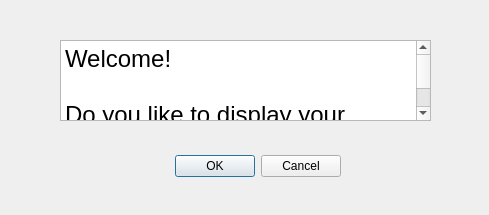
<?xml version="1.0" encoding="UTF-8"?>
<ui version="4.0">
 <class>User_confirm</class>
 <widget class="QDialog" name="User_confirm">
  <property name="geometry">
   <rect>
    <x>0</x>
    <y>0</y>
    <width>489</width>
    <height>215</height>
   </rect>
  </property>
  <property name="windowTitle">
   <string>User_confirm</string>
  </property>
  <widget class="QDialogButtonBox" name="Confirm_Button">
   <property name="geometry">
    <rect>
     <x>0</x>
     <y>150</y>
     <width>341</width>
     <height>32</height>
    </rect>
   </property>
   <property name="orientation">
    <enum>Qt::Horizontal</enum>
   </property>
   <property name="standardButtons">
    <set>QDialogButtonBox::Cancel|QDialogButtonBox::Ok</set>
   </property>
  </widget>
  <widget class="QTextBrowser" name="Confirm_message">
   <property name="geometry">
    <rect>
     <x>60</x>
     <y>40</y>
     <width>371</width>
     <height>81</height>
    </rect>
   </property>
   <property name="html">
    <string>&lt;!DOCTYPE HTML PUBLIC &quot;-//W3C//DTD HTML 4.0//EN&quot; &quot;http://www.w3.org/TR/REC-html40/strict.dtd&quot;&gt;
&lt;html&gt;&lt;head&gt;&lt;meta name=&quot;qrichtext&quot; content=&quot;1&quot; /&gt;&lt;style type=&quot;text/css&quot;&gt;
p, li { white-space: pre-wrap; }
&lt;/style&gt;&lt;/head&gt;&lt;body style=&quot; font-family:'.AppleSystemUIFont'; font-size:13pt; font-weight:400; font-style:normal;&quot;&gt;
&lt;p style=&quot; margin-top:0px; margin-bottom:0px; margin-left:0px; margin-right:0px; -qt-block-indent:0; text-indent:0px;&quot;&gt;&lt;span style=&quot; font-size:18pt;&quot;&gt;Welcome!&lt;/span&gt;&lt;/p&gt;
&lt;p style=&quot;-qt-paragraph-type:empty; margin-top:0px; margin-bottom:0px; margin-left:0px; margin-right:0px; -qt-block-indent:0; text-indent:0px; font-size:18pt;&quot;&gt;&lt;br /&gt;&lt;/p&gt;
&lt;p style=&quot; margin-top:0px; margin-bottom:0px; margin-left:0px; margin-right:0px; -qt-block-indent:0; text-indent:0px;&quot;&gt;&lt;span style=&quot; font-size:18pt;&quot;&gt;Do you like to display your account Info?&lt;/span&gt;&lt;/p&gt;&lt;/body&gt;&lt;/html&gt;</string>
   </property>
  </widget>
 </widget>
 <resources/>
 <connections>
  <connection>
   <sender>Confirm_Button</sender>
   <signal>accepted()</signal>
   <receiver>User_confirm</receiver>
   <slot>accept()</slot>
   <hints>
    <hint type="sourcelabel">
     <x>248</x>
     <y>254</y>
    </hint>
    <hint type="destinationlabel">
     <x>157</x>
     <y>274</y>
    </hint>
   </hints>
  </connection>
  <connection>
   <sender>Confirm_Button</sender>
   <signal>rejected()</signal>
   <receiver>User_confirm</receiver>
   <slot>reject()</slot>
   <hints>
    <hint type="sourcelabel">
     <x>316</x>
     <y>260</y>
    </hint>
    <hint type="destinationlabel">
     <x>286</x>
     <y>274</y>
    </hint>
   </hints>
  </connection>
 </connections>
</ui>
